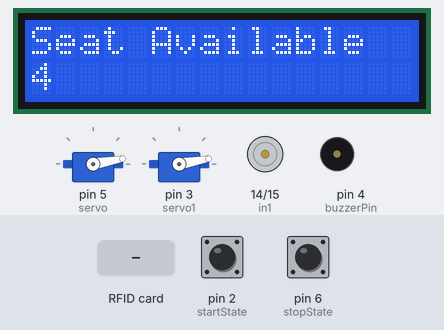
The sketch below on a simulated Arduino Uno, built with avr-gcc and run on an emulated ATmega328P. Shown: 16×2 character LCD, 2 × servo, motor-driver pin pairs drawn as motors (green arrow = first pin HIGH = forward, orange = second pin HIGH = backward, longer = more drive), buzzer (waves = sounding, pin HIGH). The test bench sets the inputs (shaded band); at power-on: pin 2 (startState) HIGH, pin 6 (stopState) HIGH. Pins used as bus, display or sensor lines are not drawn; what the sketch prints to the serial monitor is not drawn.

Above: at 4.5 s.
4.6 s: RFID card 83 DC F2 1A held to the reader
At 5.8 s:
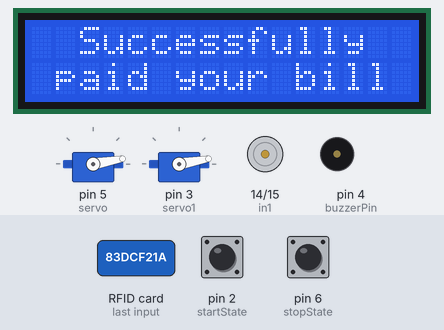
7.6 s: pin 2 (startState) pulled LOW for 3.2 s
At 11.7 s:
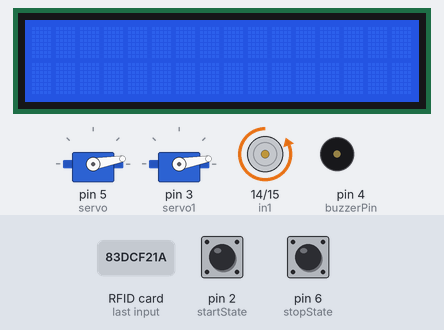
12.4 s: RFID card 94 C9 1A 72 held to the reader
At 14.8 s:
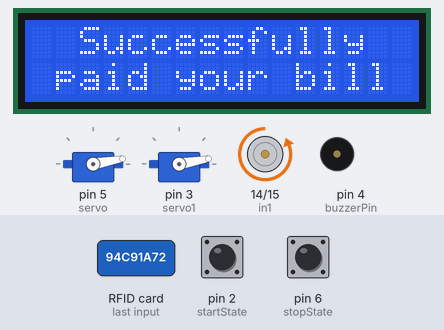
15.4 s: pin 6 (stopState) pulled LOW for 3.2 s
At 20.7 s:
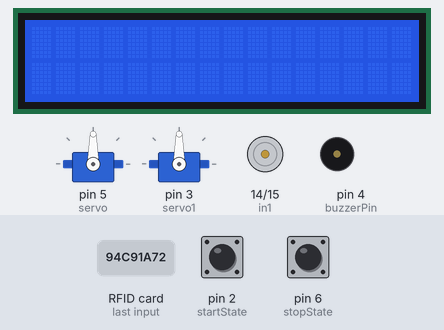
21.5 s: RFID card 83 DC F2 1A held to the reader
At 26.1 s:
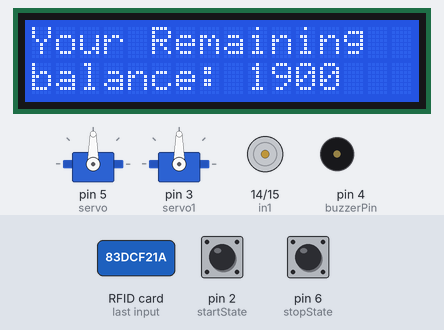
27.5 s: pin 2 (startState) pulled LOW for 0.3 s
At 28.3 s:
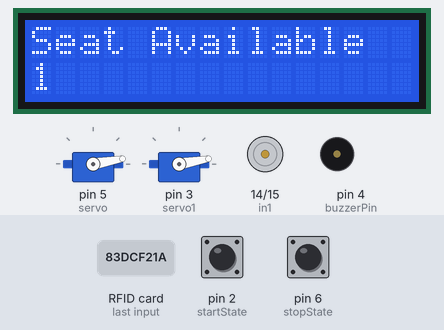
Timing chart, 0 to 30.3 s (numbered marks = the images above; inputs shaded):
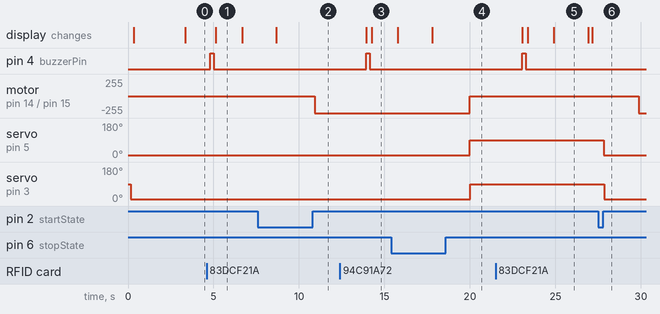

The sketch:

Smart_Bus_Ticket_System.ino
```cpp
#include <SPI.h>
#include <MFRC522.h>
#include <Servo.h>
#include <LiquidCrystal_I2C.h>
LiquidCrystal_I2C lcd(0x27, 16, 2);

Servo servo;
Servo servo1;
int servoPos = 0;

#define RST_PIN 9
#define SS_PIN 10

int card1Balance = 2000;
int card2Balance = 400;

#define num 4
char Data[num];
byte data_count = 0;

String num1, num2, card, card2;
int count=4;

const int startState=2;
const int stopState=6;
const int buzzerPin=4;
const int in1=14;
const int in2=15;
bool startFlag,stopFlag;

MFRC522 mfrc522(SS_PIN, RST_PIN);

int state = 0,state1=0;

void setup () {
 lcd.init();
  lcd.backlight();
  Serial.begin(9600);
  servo.attach(5);
  servo1.attach(3);
  servo.write(10);
  delay(100);
  servo1.write(10);
  delay(100);
  pinMode(startState,INPUT);
  pinMode(stopState,INPUT);
  digitalWrite(startState,HIGH);
  digitalWrite(stopState,HIGH);
  pinMode(buzzerPin, OUTPUT);
  pinMode(in1,OUTPUT);
  pinMode(in2,OUTPUT);
  digitalWrite(in1,LOW);
  digitalWrite(in2,LOW);
  SPI.begin();
  mfrc522.PCD_Init();
  lcd.setCursor(0, 0);
  lcd.print(" Automatic BUS");
  lcd.setCursor(0, 1);
  lcd.print("Ticket system");
  delay(3000);
  lcd.clear();
}
void loop()
{

    lcd.setCursor(0, 0);
    lcd.print("Seat Available");
    lcd.setCursor(0,1);
    lcd.print(count);
    if(count>0){
      rfid();
      }
    startFlag=digitalRead(startState);
    delay(100);
    stopFlag=digitalRead(stopState);
    delay(100);
    if(startFlag==LOW){
      Serial.println("Start");
      servoClose();
      startBus();
      delay(3000);
      }
    if(stopFlag==LOW ){
      Serial.println("Stop");
      stopBus();
      if(count>0){
          servoOpen();
          delay(3000);
        }
        else{
        servo1.write(90);
        servo.write(10);
        delay(3000);
          }
      }
  }


void servoOpen()
{
    servo.write(90);
    delay(20);
    servo1.write(90);
    delay(20);
}

void servoClose()
{
    servo.write(10);
    delay(20);
    servo1.write(10);
    delay(20);
}


void rfid()
{
  if ( ! mfrc522.PICC_IsNewCardPresent())
  {
    return;
  }
  if ( ! mfrc522.PICC_ReadCardSerial())
  {
    return;
  }

  String content = "";
  for (byte i = 0; i < mfrc522.uid.size; i++)
  {
    content.concat(String(mfrc522.uid.uidByte[i] < 0x10 ? " 0" : " "));
    content.concat(String(mfrc522.uid.uidByte[i], HEX));
  }
  content.toUpperCase();

  if (content.substring(1) == "83 DC F2 1A")
  {
    if (card1Balance >= 10)
    {
      lcdPrint();
      card1Balance = card1Balance - 50;
      lcd.setCursor(9, 1);
      lcd.print(card1Balance);
      delay(2000);
      lcd.clear();
      if(count>0){
      count=count-1;
      }
      state = 1;
    }
  }
  else{
    state = 0;
    }
  if (content.substring(1) == "94 C9 1A 72")
  {
    if (card2Balance >= 10)
    {
      lcdPrint();
      card2Balance = card2Balance - 10;
      lcd.setCursor(9, 1);
      lcd.print(card2Balance);
      delay(2000);
      lcd.clear();
      if(count>0){
      count=count-1;
      }
      state1 = 1;
    }
  }

  else {
    state1 = 0;
  }
}


void lcdPrint()
{
  digitalWrite(buzzerPin, HIGH);
  delay(200);
  digitalWrite(buzzerPin, LOW);
  delay(100);
  lcd.clear();
  lcd.setCursor(0, 0);
  lcd.print("  Successfully");
  lcd.setCursor(0, 1);
  lcd.print(" paid your bill");
  delay(1500);
  lcd.clear();
  lcd.setCursor(0, 0);
  lcd.print("Your Remaining");
  lcd.setCursor(0, 1);
  lcd.print("balance: ");
}

void startBus(){
  delay(2000);
  digitalWrite(in1,LOW);
  digitalWrite(in2,HIGH);
  }

void stopBus(){
  delay(2000);
  digitalWrite(in1,LOW);
  digitalWrite(in2,LOW);
  }
```

Measured:
- after the input at 4.6 s, pin 4 (buzzerPin): LOW → HIGH after 0.21 s, → LOW 0.20 s later; the display: changes after 0.54 s (image 1)
- after the input at 7.6 s, motor on pin 14 (in1) / pin 15 (in2): stopped → backward 255/255 after 3.3 s
- after the input at 12.4 s, pin 4 (buzzerPin): LOW → HIGH after 1.5 s, → LOW 0.20 s later; the display: first differs from a run without the input after 1.9 s (image 3)
- after the input at 15.4 s, motor on pin 14 (in1) / pin 15 (in2): backward 255/255 → stopped after 4.6 s; servo on pin 5 (servo), servo on pin 3 (servo1): 10° → 90° after 4.6 s
- after the input at 21.5 s, pin 4 (buzzerPin): LOW → HIGH after 1.6 s, → LOW 0.20 s later; the display: first differs from a run without the input after 1.9 s (image 5 shows a later state)
- after the input at 27.5 s, motor on pin 14 (in1) / pin 15 (in2): stopped → backward 255/255 after 2.4 s; servo on pin 5 (servo): 90° → 10° after 0.34 s; servo on pin 3 (servo1): 90° → 10° after 0.36 s
- what the display in image 1 shows lasts 1.6 s, from 5.1 s to 6.7 s
